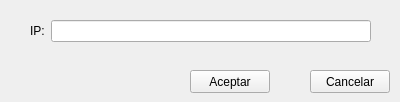
<?xml version="1.0" encoding="UTF-8"?>
<ui version="4.0">
 <class>Form</class>
 <widget class="QWidget" name="Form">
  <property name="geometry">
   <rect>
    <x>0</x>
    <y>0</y>
    <width>400</width>
    <height>102</height>
   </rect>
  </property>
  <property name="windowTitle">
   <string>Conectar Canal</string>
  </property>
  <widget class="QWidget" name="formLayoutWidget">
   <property name="geometry">
    <rect>
     <x>30</x>
     <y>20</y>
     <width>341</width>
     <height>31</height>
    </rect>
   </property>
   <layout class="QFormLayout" name="formLayout">
    <item row="0" column="0">
     <widget class="QLabel" name="label">
      <property name="text">
       <string>IP:</string>
      </property>
     </widget>
    </item>
    <item row="0" column="1">
     <widget class="QLineEdit" name="lineEdit"/>
    </item>
   </layout>
  </widget>
  <widget class="QPushButton" name="pushButton">
   <property name="geometry">
    <rect>
     <x>190</x>
     <y>70</y>
     <width>80</width>
     <height>23</height>
    </rect>
   </property>
   <property name="text">
    <string>Aceptar</string>
   </property>
  </widget>
  <widget class="QPushButton" name="pushButton_2">
   <property name="geometry">
    <rect>
     <x>310</x>
     <y>70</y>
     <width>80</width>
     <height>23</height>
    </rect>
   </property>
   <property name="text">
    <string>Cancelar</string>
   </property>
  </widget>
 </widget>
 <resources/>
 <connections/>
</ui>
